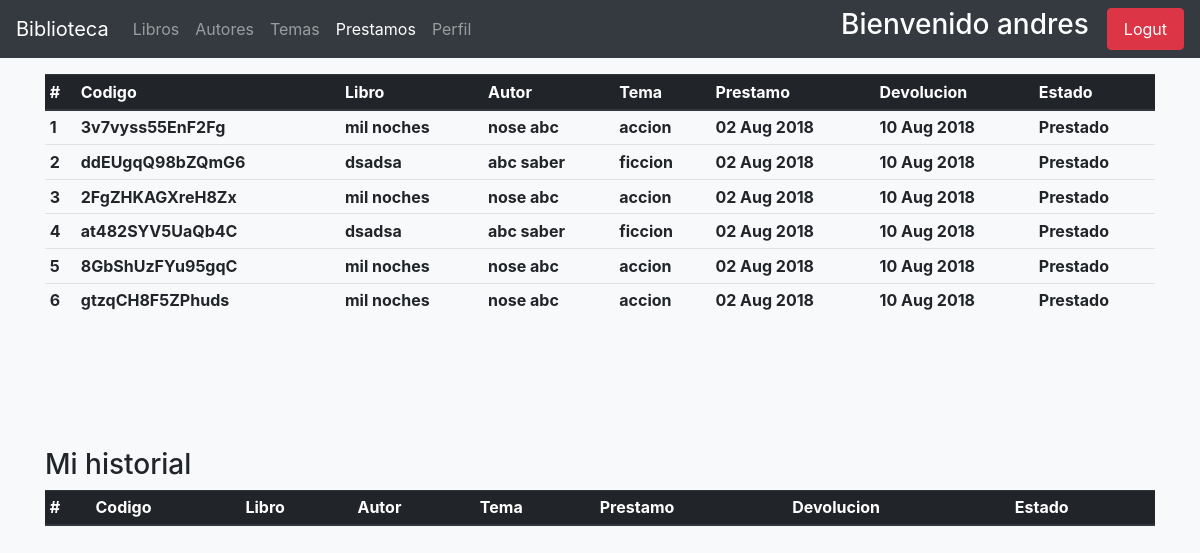
Page /prestamos/lista (signed in) on the earlier database version.
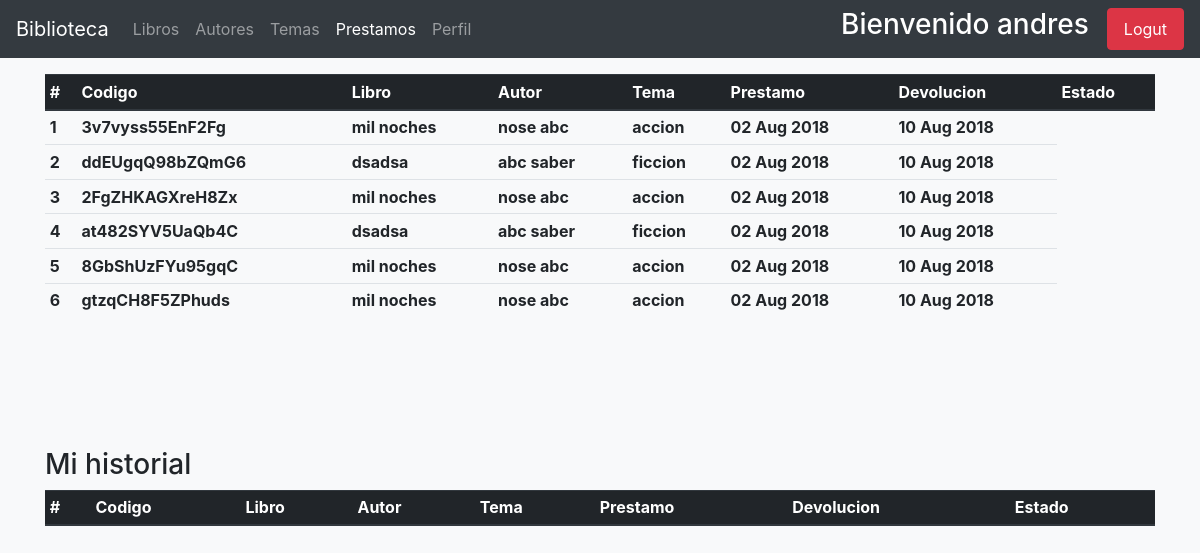
Same page on the later database version.
### usuarios/models.py (models this page shows, shortened)
class User(AbstractUser):
    email = models.EmailField(unique=True)
    adress = models.CharField(max_length=100 , null=True, blank=True)
    celphone = models.PositiveIntegerField(blank=True, null=True, validators=[MaxValueValidator(99999999)])
    gender = models.BooleanField(default=True, choices = [
        (True, 'Male'),
        (False, 'Female'),
    ])
    birth_date = models.DateField(blank=True, null=True)
    cui = models.PositiveIntegerField(blank=True, null=True, validators=[MaxValueValidator(9999999999999)])
    departamento = models.ForeignKey(Departamento, on_delete=models.PROTECT,blank=True,  null=True)
    municipio = models.ForeignKey(Municipio, on_delete=models.CASCADE, blank=True, null=True)
    zona = models.PositiveIntegerField(_('zona del municipio'), blank=True, null=True)
    escolaridad = models.PositiveIntegerField(_('escolaridad'), default=0, choices=[
        ( 0, 'None' ),
        ( 1, 'Primaria'),
        ( 2,'Basicos'),
        ( 3, 'Diversificado'),
        ( 4, 'Universidad'),
        ( 5, 'Maestria'),
    ])
    establecimiento = models.CharField(_('establecimiento'), max_length=150, blank=True, null=True)
    estado = models.PositiveSmallIntegerField(_('estado'), default=1)
    imagen = models.ImageField(_('perfil'), upload_to='usuarios/avatares/', default='default_avatar.jpg', blank=True, null=True)
    USERNAME_FIELD = 'email'
    REQUIRED_FIELDS = ['username','first_name', 'last_name']

### apps/prestamos/models.py (models this page shows, shortened)
class Prestamo(models.Model):
    usuario = models.ForeignKey(get_user_model(), on_delete=models.CASCADE)
    libro = models.ForeignKey(Libros, on_delete=models.PROTECT)
    fecha_prestamo = models.DateField(_('fecha de prestamos'), default=datetime.now())
    fecha_devolucion = models.DateField(_('fecha de devolucion'), default=(datetime.now() + timedelta(days=8)))
    token = models.CharField(max_length=50, unique=True)
    estado = models.PositiveSmallIntegerField(default=1)

### apps/libros/models.py (models this page shows, shortened)
class Libros(models.Model):
    titulo = models.CharField(_('titulo'), max_length=150)
    biblioteca = models.ForeignKey(Biblioteca, on_delete=models.PROTECT, null=True)
    autor = models.ForeignKey(Author, on_delete=models.PROTECT)
    tema = models.ForeignKey(Temas, on_delete=models.PROTECT)
    ubicacion = models.CharField(_('ubicacion'), max_length=200)
    disponibles = models.PositiveIntegerField(_('libros disponibles'), validators=[limit], default=1, )
    fecha_registro = models.DateField(_('Fecha de ingreso'), default=datetime.now())
    class Meta:
        ordering = ['id']
        verbose_name_plural = 'Libros'

### apps/autores/models.py (models this page shows, shortened)
class Author(models.Model):
    nombre = models.CharField(_('nombre'), max_length=150)
    apellido = models.CharField(_('apellido'), max_length=150)
    nacionalidad = models.ForeignKey(Pais, on_delete=models.CASCADE)
    genero = models.BooleanField(_('genero'), default=True, choices=[
        (True, 'masculino'),
        (False, 'femenino')
    ])
    nacimiento = models.DateField(_('fecha de nacimiento'))
    fallecimiento = models.DateField(_('fecha de fallecimiento'),null=True, blank=True)
    fecha_registro = models.DateField(_('fecha de registro'), default=datetime.now())
    def __str__(self):
        return f'{self.nombre} {self.apellido}'

### apps/temas/models.py (models this page shows)
class Temas(models.Model):
    tema = models.CharField(_('tema'), max_length=200)
    fecha_ingreso = models.DateField(_('fecha_ingreso'), default=now())
    class Meta:
        verbose_name_plural = 'Temas'
    def __str__(self):
        return self.tema

### apps/prestamos/views.py (the view)
# urls.py: path('lista', views.PrestamoOfUser, name='prestamos-list'),
def PrestamoOfUser(request):
    prestamos = Prestamo.objects.filter(usuario=request.user)
    context = {'Prestamo': prestamos}
    return render(request, 'prestamos/prestamo_list.html', context)

### apps/prestamos/templates/prestamos/prestamo_list.html (shortened to what this page needs)
{% extends "base.html" %}
{% block navbar_items %}
    <li class="nav-item ">
        <a class="nav-link" href="{% url 'book:user_index' %}">Libros <span class="sr-only">(current)</span></a>
    </li>
    <li class="nav-item  ">
        <a class="nav-link" href="{% url 'autor:autores-user' %}">Autores </a>
    </li>
    <li class="nav-item ">
        <a class="nav-link" href="{% url 'temas:temas-user' %}">Temas </a>
    </li>
    <li class="nav-item active">
        <a class="nav-link" href="{% url 'prestamos:prestamos-list' %}">Prestamos</a>
    </li>
    <li class="nav-item">
        <a class="nav-link" href="{% url 'usuarios:user-edit' request.user.id %}">Perfil </a>
    </li>
{% endblock %}
{% block content %}
<div class="container mt-3 " style="height: 350px; overflow: auto;">
    <div class="table-responsive">
    <table class="table table-hover table-sm" id="table-controller">
        <thead class="thead-dark">
            <tr>
                <th scope="col"> # </th>
                <th scope="col"> Codigo </th>
                <th scope="col"> Libro </th>
                <th scope="col"> Autor </th>
                <th scope="col"> Tema </th>
                <th scope="col"> Prestamo </th>
                <th scope="col"> Devolucion </th>
                <th scope="col"> Estado </th>
            </tr>
            <tbody>
                {% for prestamo in Prestamo %}
                {% if prestamo.estado == 1 or prestamo.estado == 2 %}
                    <tr>
                        <th scope="col"> {{ forloop.counter }} </th>
                        <th> {{ prestamo.token }} </th>
                        <th> {{ prestamo.libro.titulo }} </th>
                        <th> {{ prestamo.libro.autor }} </th>
                        <th> {{ prestamo.libro.tema }} </th>
                        <th> {{ prestamo.fecha_prestamo|date:"d M Y" }} </th>
                        <th> {{ prestamo.fecha_devolucion|date:"d M Y" }} </th>
                        {% if prestamo.estado == 1 %}
                        <th> Prestado </th>
                        {% endif %}
                    </tr>
                    {% endif %}
                {% endfor %}
            </tbody>
        </thead>
    </table>
    </div>
</div>
<div class="container">
    <div class="table-responsive">
        <h3 class="mt-4"> Mi historial </h3>
        <table class="table table-hover table-sm" id="table-controller2">
            <thead class="thead-dark">
                <tr>
                    <th scope="col"> # </th>
                    <th scope="col"> Codigo </th>
                    <th scope="col"> Libro </th>
                    <th scope="col"> Autor </th>
                    <th scope="col"> Tema </th>
                    <th scope="col"> Prestamo </th>
                    <th scope="col"> Devolucion </th>
                    <th scope="col"> Estado </th>
                </tr>
            </thead>
        </table>
        </div>
    </div>
{% endblock %}

### usuarios/templates/base.html (shortened to what this page needs)
{% load static %}
<!DOCTYPE html>
<html lang="en">
<head>
    <link rel="stylesheet" href="https://use.fontawesome.com/releases/v5.1.0/css/all.css">
    <link rel="stylesheet" href="//code.jquery.com/ui/1.12.1/themes/base/jquery-ui.css">
    <link rel="stylesheet" href="{% static 'js/bootstrap/bootstrap.min.css' %}" >
     <link rel="stylesheet" type="text/css" href="{% static 'js/bootstrap/datatables.min.css' %}"/>
</head>
<body class="bg-light">
    <nav class="navbar navbar-expand-lg navbar-dark bg-dark">
        <a class="navbar-brand" href="{% url 'usuarios:index' %}">Biblioteca</a>
        <div class="collapse navbar-collapse" id="navbarSupportedContent">
            <ul class="navbar-nav mr-auto">
                {% block navbar_items %}
                {% endblock navbar_items %}
            </ul>
            <form class="form-inline my-2 my-lg-0">
                <h3 style="color: #ffffff"> Bienvenido {{ user.first_name }} </h3>
                <a class='nav-link btn btn-danger text-white' href="{% url 'usuarios:sign_out' %}">Logut</a>
            </form>
        </div>
    </nav>
    {% block content %}
    {% endblock %}
</body>
</html>

Differences in the rows shown:
changed Prestamo "3v7vyss55EnF2Fg": no longer shows "Prestado"
changed Prestamo "ddEUgqQ98bZQmG6": no longer shows "Prestado"
changed Prestamo "2FgZHKAGXreH8Zx": no longer shows "Prestado"
changed Prestamo "at482SYV5UaQb4C": no longer shows "Prestado"
changed Prestamo "8GbShUzFYu95gqC": no longer shows "Prestado"
changed Prestamo "gtzqCH8F5ZPhuds": no longer shows "Prestado"
